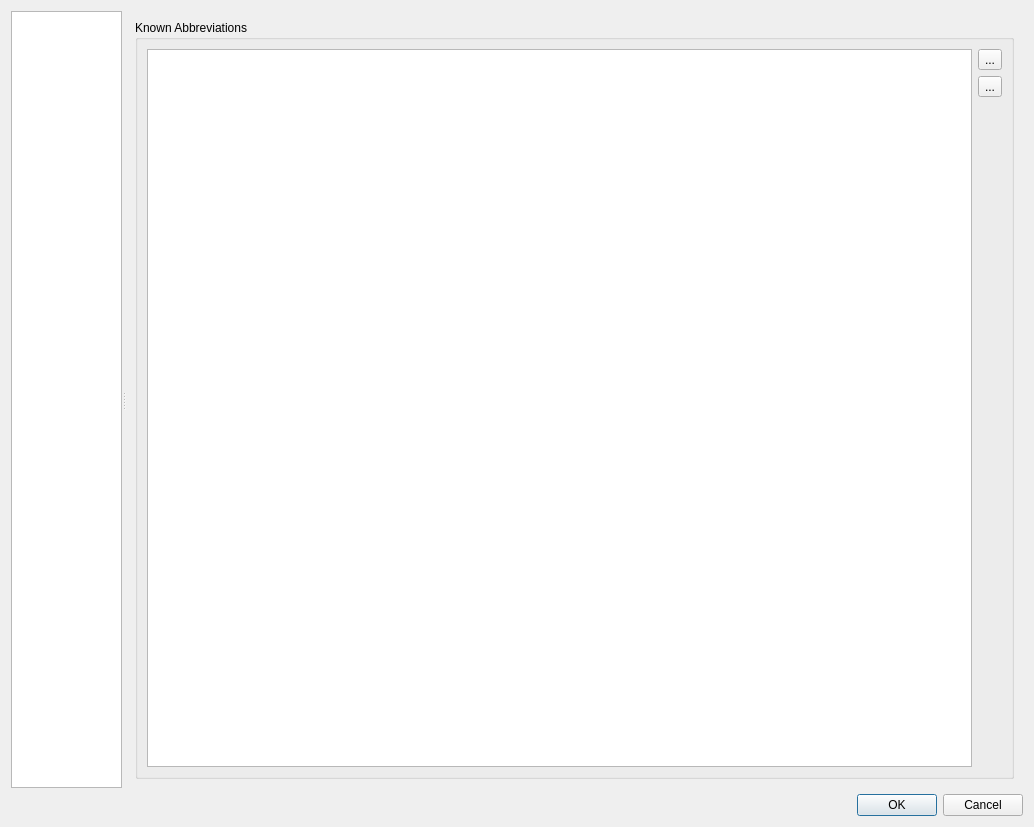
<?xml version="1.0" encoding="UTF-8"?>
<ui version="4.0">
 <class>NMediaManager::NUi::CPreferences</class>
 <widget class="QDialog" name="NMediaManager::NUi::CPreferences">
  <property name="geometry">
   <rect>
    <x>0</x>
    <y>0</y>
    <width>1034</width>
    <height>827</height>
   </rect>
  </property>
  <property name="windowTitle">
   <string>Preferences</string>
  </property>
  <layout class="QVBoxLayout" name="verticalLayout_7">
   <item>
    <widget class="QSplitter" name="splitter">
     <property name="orientation">
      <enum>Qt::Horizontal</enum>
     </property>
     <widget class="QTreeWidget" name="pageSelector">
      <property name="sizePolicy">
       <sizepolicy hsizetype="Expanding" vsizetype="Expanding">
        <horstretch>1</horstretch>
        <verstretch>0</verstretch>
       </sizepolicy>
      </property>
      <property name="alternatingRowColors">
       <bool>true</bool>
      </property>
      <property name="itemsExpandable">
       <bool>true</bool>
      </property>
      <attribute name="headerVisible">
       <bool>false</bool>
      </attribute>
      <column>
       <property name="text">
        <string>Name</string>
       </property>
      </column>
     </widget>
     <widget class="QStackedWidget" name="stackedWidget">
      <property name="sizePolicy">
       <sizepolicy hsizetype="Preferred" vsizetype="Preferred">
        <horstretch>3</horstretch>
        <verstretch>0</verstretch>
       </sizepolicy>
      </property>
      <property name="currentIndex">
       <number>3</number>
      </property>
      <widget class="QWidget" name="Extensions">
       <layout class="QGridLayout" name="gridLayout_8">
        <item row="1" column="0">
         <widget class="QLabel" name="label_2">
          <property name="text">
           <string>Subtitle Extensions:</string>
          </property>
         </widget>
        </item>
        <item row="0" column="1">
         <widget class="QLineEdit" name="mediaExtensions">
          <property name="sizePolicy">
           <sizepolicy hsizetype="Expanding" vsizetype="Fixed">
            <horstretch>0</horstretch>
            <verstretch>0</verstretch>
           </sizepolicy>
          </property>
          <property name="text">
           <string/>
          </property>
         </widget>
        </item>
        <item row="2" column="0">
         <spacer name="verticalSpacer_6">
          <property name="orientation">
           <enum>Qt::Vertical</enum>
          </property>
          <property name="sizeHint" stdset="0">
           <size>
            <width>20</width>
            <height>40</height>
           </size>
          </property>
         </spacer>
        </item>
        <item row="1" column="1">
         <widget class="QLineEdit" name="subtitleExtensions"/>
        </item>
        <item row="0" column="0">
         <widget class="QLabel" name="label_5">
          <property name="text">
           <string>Media Extensions:</string>
          </property>
         </widget>
        </item>
       </layout>
      </widget>
      <widget class="QWidget" name="Known_Strings____Remove_from_Paths">
       <layout class="QVBoxLayout" name="verticalLayout">
        <item>
         <widget class="QGroupBox" name="groupBox">
          <property name="title">
           <string>Known Strings to Remove from Paths:</string>
          </property>
          <layout class="QGridLayout" name="gridLayout">
           <item row="0" column="0" rowspan="3">
            <widget class="QListView" name="knownStrings"/>
           </item>
           <item row="2" column="1">
            <spacer name="verticalSpacer">
             <property name="orientation">
              <enum>Qt::Vertical</enum>
             </property>
             <property name="sizeHint" stdset="0">
              <size>
               <width>20</width>
               <height>174</height>
              </size>
             </property>
            </spacer>
           </item>
           <item row="0" column="1">
            <widget class="QToolButton" name="btnAddKnownString">
             <property name="text">
              <string>...</string>
             </property>
             <property name="icon">
              <iconset resource="../../SABUtils/resources/SABUtils.qrc">
               <normaloff>:/SABUtilsResources/add.png</normaloff>:/SABUtilsResources/add.png</iconset>
             </property>
            </widget>
           </item>
           <item row="1" column="1">
            <widget class="QToolButton" name="btnDelKnownString">
             <property name="text">
              <string>...</string>
             </property>
             <property name="icon">
              <iconset resource="../../SABUtils/resources/SABUtils.qrc">
               <normaloff>:/SABUtilsResources/delete.png</normaloff>:/SABUtilsResources/delete.png</iconset>
             </property>
            </widget>
           </item>
           <item row="3" column="0">
            <widget class="QLabel" name="label_14">
             <property name="text">
              <string>&lt;html&gt;&lt;head/&gt;&lt;body&gt;&lt;p&gt;Each string is matched when its matches as a whole word (surronded by a non-word characater of A-Z, a-z, 0-9 or _)&lt;br/&gt;&lt;br/&gt;If it contains a \, {, ?, or }; the string will be used as a regular expression itself..&lt;/p&gt;&lt;/body&gt;&lt;/html&gt;</string>
             </property>
             <property name="textFormat">
              <enum>Qt::RichText</enum>
             </property>
            </widget>
           </item>
          </layout>
         </widget>
        </item>
       </layout>
      </widget>
      <widget class="QWidget" name="Known_Strings____Extended__Extra_Information">
       <layout class="QVBoxLayout" name="verticalLayout_2">
        <item>
         <widget class="QGroupBox" name="groupBox_2">
          <property name="title">
           <string>Known Strings for Extended/Extra Information</string>
          </property>
          <layout class="QGridLayout" name="gridLayout_3">
           <item row="0" column="1">
            <widget class="QToolButton" name="btnAddExtraString">
             <property name="text">
              <string>...</string>
             </property>
             <property name="icon">
              <iconset resource="../../SABUtils/resources/SABUtils.qrc">
               <normaloff>:/SABUtilsResources/add.png</normaloff>:/SABUtilsResources/add.png</iconset>
             </property>
            </widget>
           </item>
           <item row="1" column="1">
            <widget class="QToolButton" name="btnDelExtraString">
             <property name="text">
              <string>...</string>
             </property>
             <property name="icon">
              <iconset resource="../../SABUtils/resources/SABUtils.qrc">
               <normaloff>:/SABUtilsResources/delete.png</normaloff>:/SABUtilsResources/delete.png</iconset>
             </property>
            </widget>
           </item>
           <item row="2" column="1">
            <spacer name="verticalSpacer_5">
             <property name="orientation">
              <enum>Qt::Vertical</enum>
             </property>
             <property name="sizeHint" stdset="0">
              <size>
               <width>20</width>
               <height>174</height>
              </size>
             </property>
            </spacer>
           </item>
           <item row="0" column="0" rowspan="3">
            <widget class="QListView" name="knownExtraStrings"/>
           </item>
          </layout>
         </widget>
        </item>
       </layout>
      </widget>
      <widget class="QWidget" name="Known_Strings____Known_Abbreviations">
       <layout class="QVBoxLayout" name="verticalLayout_3">
        <item>
         <widget class="QGroupBox" name="groupBox_3">
          <property name="title">
           <string>Known Abbreviations</string>
          </property>
          <layout class="QGridLayout" name="gridLayout_9">
           <item row="0" column="1">
            <widget class="QToolButton" name="btnAddAbbreviation">
             <property name="text">
              <string>...</string>
             </property>
             <property name="icon">
              <iconset resource="../../SABUtils/resources/SABUtils.qrc">
               <normaloff>:/SABUtilsResources/add.png</normaloff>:/SABUtilsResources/add.png</iconset>
             </property>
            </widget>
           </item>
           <item row="1" column="1">
            <widget class="QToolButton" name="btnDelAbbreviation">
             <property name="text">
              <string>...</string>
             </property>
             <property name="icon">
              <iconset resource="../../SABUtils/resources/SABUtils.qrc">
               <normaloff>:/SABUtilsResources/delete.png</normaloff>:/SABUtilsResources/delete.png</iconset>
             </property>
            </widget>
           </item>
           <item row="2" column="1">
            <spacer name="verticalSpacer_8">
             <property name="orientation">
              <enum>Qt::Vertical</enum>
             </property>
             <property name="sizeHint" stdset="0">
              <size>
               <width>20</width>
               <height>174</height>
              </size>
             </property>
            </spacer>
           </item>
           <item row="0" column="0" rowspan="3">
            <widget class="QTreeView" name="knownAbbreviations"/>
           </item>
          </layout>
         </widget>
        </item>
       </layout>
      </widget>
      <widget class="QWidget" name="Paths____Ignored_Paths">
       <layout class="QVBoxLayout" name="verticalLayout_5">
        <item>
         <widget class="QGroupBox" name="groupBox_4">
          <property name="title">
           <string>Path Names to Ignore</string>
          </property>
          <layout class="QGridLayout" name="gridLayout_10">
           <item row="0" column="0" rowspan="3">
            <widget class="QListView" name="pathNamesToIgnore"/>
           </item>
           <item row="0" column="1">
            <widget class="QToolButton" name="btnAddIgnorePathName">
             <property name="text">
              <string>...</string>
             </property>
             <property name="icon">
              <iconset resource="../../SABUtils/resources/SABUtils.qrc">
               <normaloff>:/SABUtilsResources/add.png</normaloff>:/SABUtilsResources/add.png</iconset>
             </property>
            </widget>
           </item>
           <item row="2" column="1">
            <spacer name="verticalSpacer_9">
             <property name="orientation">
              <enum>Qt::Vertical</enum>
             </property>
             <property name="sizeHint" stdset="0">
              <size>
               <width>20</width>
               <height>174</height>
              </size>
             </property>
            </spacer>
           </item>
           <item row="1" column="1">
            <widget class="QToolButton" name="btnDelIgnorePathName">
             <property name="text">
              <string>...</string>
             </property>
             <property name="icon">
              <iconset resource="../../SABUtils/resources/SABUtils.qrc">
               <normaloff>:/SABUtilsResources/delete.png</normaloff>:/SABUtilsResources/delete.png</iconset>
             </property>
            </widget>
           </item>
          </layout>
         </widget>
        </item>
       </layout>
      </widget>
      <widget class="QWidget" name="Paths____Skipped_Paths">
       <layout class="QVBoxLayout" name="verticalLayout_4">
        <item>
         <widget class="QGroupBox" name="groupBox_5">
          <property name="title">
           <string>Path Names to Skip</string>
          </property>
          <layout class="QGridLayout" name="gridLayout_11">
           <item row="1" column="1">
            <widget class="QToolButton" name="btnDelSkipPathName">
             <property name="text">
              <string>...</string>
             </property>
             <property name="icon">
              <iconset resource="../../SABUtils/resources/SABUtils.qrc">
               <normaloff>:/SABUtilsResources/delete.png</normaloff>:/SABUtilsResources/delete.png</iconset>
             </property>
            </widget>
           </item>
           <item row="0" column="1">
            <widget class="QToolButton" name="btnAddSkipPathName">
             <property name="text">
              <string>...</string>
             </property>
             <property name="icon">
              <iconset resource="../../SABUtils/resources/SABUtils.qrc">
               <normaloff>:/SABUtilsResources/add.png</normaloff>:/SABUtilsResources/add.png</iconset>
             </property>
            </widget>
           </item>
           <item row="2" column="1">
            <spacer name="verticalSpacer_10">
             <property name="orientation">
              <enum>Qt::Vertical</enum>
             </property>
             <property name="sizeHint" stdset="0">
              <size>
               <width>20</width>
               <height>174</height>
              </size>
             </property>
            </spacer>
           </item>
           <item row="0" column="0" rowspan="3">
            <widget class="QListView" name="pathNamesToSkip"/>
           </item>
          </layout>
         </widget>
        </item>
       </layout>
      </widget>
      <widget class="QWidget" name="Paths____Paths_to_Delete">
       <layout class="QVBoxLayout" name="verticalLayout_6">
        <item>
         <widget class="QGroupBox" name="groupBox_6">
          <property name="title">
           <string>Paths to Delete</string>
          </property>
          <layout class="QGridLayout" name="gridLayout_12">
           <item row="2" column="1">
            <spacer name="verticalSpacer_11">
             <property name="orientation">
              <enum>Qt::Vertical</enum>
             </property>
             <property name="sizeHint" stdset="0">
              <size>
               <width>20</width>
               <height>174</height>
              </size>
             </property>
            </spacer>
           </item>
           <item row="1" column="1">
            <widget class="QToolButton" name="btnDelPathToDelete">
             <property name="text">
              <string>...</string>
             </property>
             <property name="icon">
              <iconset resource="../../SABUtils/resources/SABUtils.qrc">
               <normaloff>:/SABUtilsResources/delete.png</normaloff>:/SABUtilsResources/delete.png</iconset>
             </property>
            </widget>
           </item>
           <item row="0" column="0" rowspan="3">
            <widget class="QListView" name="pathsToDelete"/>
           </item>
           <item row="0" column="1">
            <widget class="QToolButton" name="btnAddPathToDelete">
             <property name="text">
              <string>...</string>
             </property>
             <property name="icon">
              <iconset resource="../../SABUtils/resources/SABUtils.qrc">
               <normaloff>:/SABUtilsResources/add.png</normaloff>:/SABUtilsResources/add.png</iconset>
             </property>
            </widget>
           </item>
           <item row="3" column="0">
            <widget class="QLabel" name="label_13">
             <property name="text">
              <string>glob expressions (*,? etc are acceptable)</string>
             </property>
            </widget>
           </item>
          </layout>
         </widget>
        </item>
       </layout>
      </widget>
      <widget class="QWidget" name="Transformation_Settings">
       <layout class="QGridLayout" name="gridLayout_7">
        <item row="0" column="0" colspan="2">
         <widget class="QCheckBox" name="treatAsTVShowByDefault">
          <property name="text">
           <string>Treat as TV Show by default? (when auto determine fails)</string>
          </property>
         </widget>
        </item>
        <item row="1" column="0" colspan="2">
         <widget class="QCheckBox" name="exactMatchesOnly">
          <property name="text">
           <string>Exact Matches Only?</string>
          </property>
         </widget>
        </item>
        <item row="2" column="0">
         <spacer name="verticalSpacer_7">
          <property name="orientation">
           <enum>Qt::Vertical</enum>
          </property>
          <property name="sizeHint" stdset="0">
           <size>
            <width>20</width>
            <height>40</height>
           </size>
          </property>
         </spacer>
        </item>
       </layout>
      </widget>
      <widget class="QWidget" name="Transformation_Settings____TV_Shows">
       <layout class="QGridLayout" name="gridLayout_4">
        <item row="1" column="0">
         <widget class="QLabel" name="label_6">
          <property name="text">
           <string>Output File Template:</string>
          </property>
         </widget>
        </item>
        <item row="0" column="1">
         <widget class="QLineEdit" name="tvOutDirPattern">
          <property name="sizePolicy">
           <sizepolicy hsizetype="Expanding" vsizetype="Fixed">
            <horstretch>0</horstretch>
            <verstretch>0</verstretch>
           </sizepolicy>
          </property>
          <property name="text">
           <string/>
          </property>
         </widget>
        </item>
        <item row="0" column="0">
         <widget class="QLabel" name="label_10">
          <property name="text">
           <string>Output Directory Template:</string>
          </property>
         </widget>
        </item>
        <item row="3" column="0" colspan="2">
         <widget class="QLabel" name="label_3">
          <property name="text">
           <string>&lt;html&gt;&lt;head/&gt;&lt;body&gt;&lt;p&gt;In the output names, use the following tags:&lt;/p&gt;&lt;ul style=&quot;margin-top: 0px; margin-bottom: 0px; margin-left: 0px; margin-right: 0px; -qt-list-indent: 1;&quot;&gt;&lt;li style=&quot; margin-top:12px; margin-bottom:0px; margin-left:0px; margin-right:0px; -qt-block-indent:0; text-indent:0px;&quot;&gt;&amp;lt;title&amp;gt;: Program/Movie Title&lt;/li&gt;&lt;li style=&quot; margin-top:0px; margin-bottom:0px; margin-left:0px; margin-right:0px; -qt-block-indent:0; text-indent:0px;&quot;&gt;&amp;lt;year&amp;gt;: Release Year&lt;/li&gt;&lt;li style=&quot; margin-top:0px; margin-bottom:0px; margin-left:0px; margin-right:0px; -qt-block-indent:0; text-indent:0px;&quot;&gt;&amp;lt;tmdbid&amp;gt;: The Movie Database ID&lt;/li&gt;&lt;li style=&quot; margin-top:0px; margin-bottom:0px; margin-left:0px; margin-right:0px; -qt-block-indent:0; text-indent:0px;&quot;&gt;&amp;lt;season&amp;gt;: Season Number&lt;/li&gt;&lt;li style=&quot; margin-top:0px; margin-bottom:0px; margin-left:0px; margin-right:0px; -qt-block-indent:0; text-indent:0px;&quot;&gt;&amp;lt;episode&amp;gt;: Episode Number&lt;/li&gt;&lt;li style=&quot; margin-top:0px; margin-bottom:0px; margin-left:0px; margin-right:0px; -qt-block-indent:0; text-indent:0px;&quot;&gt;&amp;lt;episode_title&amp;gt;: Episode Title/Name&lt;/li&gt;&lt;li style=&quot; margin-top:0px; margin-bottom:12px; margin-left:0px; margin-right:0px; -qt-block-indent:0; text-indent:0px;&quot;&gt;&amp;lt;extra_info&amp;gt;: Extra Information (Such as Unrated/Work Copy)&lt;/li&gt;&lt;/ul&gt;&lt;p&gt;If the field is optional/may not exist (extra_info for example) you may wrap the pattern in {}. For example:&lt;/p&gt;&lt;ul style=&quot;margin-top: 0px; margin-bottom: 0px; margin-left: 0px; margin-right: 0px; -qt-list-indent: 1;&quot;&gt;&lt;li style=&quot; margin-top:0px; margin-bottom:12px; margin-left:0px; margin-right:0px; -qt-block-indent:0; text-indent:0px;&quot;&gt;{ - &amp;lt;extra_info&amp;gt;}:extra_info&lt;/li&gt;&lt;/ul&gt;&lt;/body&gt;&lt;/html&gt;</string>
          </property>
          <property name="wordWrap">
           <bool>true</bool>
          </property>
         </widget>
        </item>
        <item row="1" column="1">
         <widget class="QLineEdit" name="tvOutFilePattern"/>
        </item>
        <item row="4" column="0">
         <spacer name="verticalSpacer_2">
          <property name="orientation">
           <enum>Qt::Vertical</enum>
          </property>
          <property name="sizeHint" stdset="0">
           <size>
            <width>20</width>
            <height>40</height>
           </size>
          </property>
         </spacer>
        </item>
       </layout>
      </widget>
      <widget class="QWidget" name="Transformation_Settings____Movies">
       <layout class="QGridLayout" name="gridLayout_5">
        <item row="1" column="1">
         <widget class="QLineEdit" name="movieOutFilePattern"/>
        </item>
        <item row="0" column="1">
         <widget class="QLineEdit" name="movieOutDirPattern">
          <property name="sizePolicy">
           <sizepolicy hsizetype="Expanding" vsizetype="Fixed">
            <horstretch>0</horstretch>
            <verstretch>0</verstretch>
           </sizepolicy>
          </property>
          <property name="text">
           <string/>
          </property>
         </widget>
        </item>
        <item row="0" column="0">
         <widget class="QLabel" name="label_9">
          <property name="text">
           <string>Output Directory Template:</string>
          </property>
         </widget>
        </item>
        <item row="3" column="0" colspan="3">
         <widget class="QLabel" name="label_4">
          <property name="text">
           <string>&lt;html&gt;&lt;head/&gt;&lt;body&gt;&lt;p&gt;In the output names, use the following tags:&lt;/p&gt;&lt;ul style=&quot;margin-top: 0px; margin-bottom: 0px; margin-left: 0px; margin-right: 0px; -qt-list-indent: 1;&quot;&gt;&lt;li style=&quot; margin-top:12px; margin-bottom:0px; margin-left:0px; margin-right:0px; -qt-block-indent:0; text-indent:0px;&quot;&gt;&amp;lt;title&amp;gt;: Program/Movie Title&lt;/li&gt;&lt;li style=&quot; margin-top:0px; margin-bottom:0px; margin-left:0px; margin-right:0px; -qt-block-indent:0; text-indent:0px;&quot;&gt;&amp;lt;year&amp;gt;: Release Year&lt;/li&gt;&lt;li style=&quot; margin-top:0px; margin-bottom:0px; margin-left:0px; margin-right:0px; -qt-block-indent:0; text-indent:0px;&quot;&gt;&amp;lt;tmdbid&amp;gt;: The Movie Database ID&lt;/li&gt;&lt;li style=&quot; margin-top:0px; margin-bottom:12px; margin-left:0px; margin-right:0px; -qt-block-indent:0; text-indent:0px;&quot;&gt;&amp;lt;extra_info&amp;gt;: Extra Information (Such as Unrated/Work Copy)&lt;/li&gt;&lt;/ul&gt;&lt;p&gt;If the field is optional/may not exist (extra_info for example) you may wrap the pattern in {}. For example:&lt;/p&gt;&lt;ul style=&quot;margin-top: 0px; margin-bottom: 0px; margin-left: 0px; margin-right: 0px; -qt-list-indent: 1;&quot;&gt;&lt;li style=&quot; margin-top:0px; margin-bottom:12px; margin-left:0px; margin-right:0px; -qt-block-indent:0; text-indent:0px;&quot;&gt;{ - &amp;lt;extra_info&amp;gt;}:extra_info&lt;br/&gt;&lt;/li&gt;&lt;/ul&gt;&lt;p&gt;&lt;br/&gt;&lt;/p&gt;&lt;/body&gt;&lt;/html&gt;</string>
          </property>
          <property name="wordWrap">
           <bool>true</bool>
          </property>
         </widget>
        </item>
        <item row="1" column="0">
         <widget class="QLabel" name="label_7">
          <property name="text">
           <string>Output File Template:</string>
          </property>
         </widget>
        </item>
        <item row="4" column="0">
         <spacer name="verticalSpacer_3">
          <property name="orientation">
           <enum>Qt::Vertical</enum>
          </property>
          <property name="sizeHint" stdset="0">
           <size>
            <width>20</width>
            <height>309</height>
           </size>
          </property>
         </spacer>
        </item>
       </layout>
      </widget>
      <widget class="QWidget" name="External_Tools">
       <layout class="QGridLayout" name="gridLayout_6">
        <item row="4" column="0">
         <spacer name="verticalSpacer_4">
          <property name="orientation">
           <enum>Qt::Vertical</enum>
          </property>
          <property name="sizeHint" stdset="0">
           <size>
            <width>20</width>
            <height>40</height>
           </size>
          </property>
         </spacer>
        </item>
        <item row="1" column="1">
         <widget class="NSABUtils::CPathBasedDelayLineEdit" name="mkvPropEditExe">
          <property name="sizePolicy">
           <sizepolicy hsizetype="Expanding" vsizetype="Fixed">
            <horstretch>0</horstretch>
            <verstretch>0</verstretch>
           </sizepolicy>
          </property>
         </widget>
        </item>
        <item row="2" column="0">
         <widget class="QLabel" name="label_11">
          <property name="text">
           <string>ffmpeg Executable:</string>
          </property>
          <property name="alignment">
           <set>Qt::AlignRight|Qt::AlignTrailing|Qt::AlignVCenter</set>
          </property>
         </widget>
        </item>
        <item row="2" column="2">
         <widget class="QToolButton" name="btnSelectFFMpegExe">
          <property name="text">
           <string>...</string>
          </property>
          <property name="icon">
           <iconset resource="../../SABUtils/resources/SABUtils.qrc">
            <normaloff>:/SABUtilsResources/open.png</normaloff>:/SABUtilsResources/open.png</iconset>
          </property>
         </widget>
        </item>
        <item row="0" column="1">
         <widget class="NSABUtils::CPathBasedDelayLineEdit" name="mkvMergeExe">
          <property name="sizePolicy">
           <sizepolicy hsizetype="Expanding" vsizetype="Fixed">
            <horstretch>0</horstretch>
            <verstretch>0</verstretch>
           </sizepolicy>
          </property>
         </widget>
        </item>
        <item row="2" column="1">
         <widget class="NSABUtils::CPathBasedDelayLineEdit" name="ffmpegExe"/>
        </item>
        <item row="1" column="0">
         <widget class="QLabel" name="label_8">
          <property name="text">
           <string>mkvpropedit Executable:</string>
          </property>
          <property name="alignment">
           <set>Qt::AlignRight|Qt::AlignTrailing|Qt::AlignVCenter</set>
          </property>
         </widget>
        </item>
        <item row="0" column="0">
         <widget class="QLabel" name="label">
          <property name="text">
           <string>mkvmerge Executable:</string>
          </property>
          <property name="alignment">
           <set>Qt::AlignRight|Qt::AlignTrailing|Qt::AlignVCenter</set>
          </property>
         </widget>
        </item>
        <item row="0" column="2">
         <widget class="QToolButton" name="btnSelectMKVMergeExe">
          <property name="text">
           <string>...</string>
          </property>
          <property name="icon">
           <iconset resource="../../SABUtils/resources/SABUtils.qrc">
            <normaloff>:/SABUtilsResources/open.png</normaloff>:/SABUtilsResources/open.png</iconset>
          </property>
         </widget>
        </item>
        <item row="1" column="2">
         <widget class="QToolButton" name="btnSelectMKVPropEditExe">
          <property name="text">
           <string>...</string>
          </property>
          <property name="icon">
           <iconset resource="../../SABUtils/resources/SABUtils.qrc">
            <normaloff>:/SABUtilsResources/open.png</normaloff>:/SABUtilsResources/open.png</iconset>
          </property>
         </widget>
        </item>
        <item row="3" column="0">
         <widget class="QLabel" name="label_12">
          <property name="text">
           <string>ffprobe Executble:</string>
          </property>
          <property name="alignment">
           <set>Qt::AlignRight|Qt::AlignTrailing|Qt::AlignVCenter</set>
          </property>
         </widget>
        </item>
        <item row="3" column="1">
         <widget class="NSABUtils::CPathBasedDelayLineEdit" name="ffprobeExe"/>
        </item>
        <item row="3" column="2">
         <widget class="QToolButton" name="btnSelectFFProbeExe">
          <property name="text">
           <string>...</string>
          </property>
          <property name="icon">
           <iconset resource="../../SABUtils/resources/SABUtils.qrc">
            <normaloff>:/SABUtilsResources/open.png</normaloff>:/SABUtilsResources/open.png</iconset>
          </property>
         </widget>
        </item>
       </layout>
      </widget>
     </widget>
    </widget>
   </item>
   <item>
    <widget class="QDialogButtonBox" name="buttonBox">
     <property name="orientation">
      <enum>Qt::Horizontal</enum>
     </property>
     <property name="standardButtons">
      <set>QDialogButtonBox::Cancel|QDialogButtonBox::Ok</set>
     </property>
    </widget>
   </item>
  </layout>
 </widget>
 <customwidgets>
  <customwidget>
   <class>NSABUtils::CPathBasedDelayLineEdit</class>
   <extends>QLineEdit</extends>
   <header>SABUtils/DelayLineEdit.h</header>
  </customwidget>
 </customwidgets>
 <tabstops>
  <tabstop>mediaExtensions</tabstop>
  <tabstop>subtitleExtensions</tabstop>
  <tabstop>knownStrings</tabstop>
  <tabstop>btnAddKnownString</tabstop>
  <tabstop>btnDelKnownString</tabstop>
  <tabstop>treatAsTVShowByDefault</tabstop>
  <tabstop>exactMatchesOnly</tabstop>
  <tabstop>tvOutDirPattern</tabstop>
  <tabstop>tvOutFilePattern</tabstop>
  <tabstop>movieOutDirPattern</tabstop>
  <tabstop>movieOutFilePattern</tabstop>
  <tabstop>mkvMergeExe</tabstop>
  <tabstop>btnSelectMKVMergeExe</tabstop>
  <tabstop>mkvPropEditExe</tabstop>
  <tabstop>btnSelectMKVPropEditExe</tabstop>
  <tabstop>ffmpegExe</tabstop>
  <tabstop>btnSelectFFMpegExe</tabstop>
  <tabstop>ffprobeExe</tabstop>
  <tabstop>btnSelectFFProbeExe</tabstop>
  <tabstop>stackedWidget</tabstop>
 </tabstops>
 <resources>
  <include location="../application.qrc"/>
  <include location="../../SABUtils/resources/SABUtils.qrc"/>
 </resources>
 <connections>
  <connection>
   <sender>buttonBox</sender>
   <signal>accepted()</signal>
   <receiver>NMediaManager::NUi::CPreferences</receiver>
   <slot>accept()</slot>
   <hints>
    <hint type="sourcelabel">
     <x>248</x>
     <y>254</y>
    </hint>
    <hint type="destinationlabel">
     <x>157</x>
     <y>274</y>
    </hint>
   </hints>
  </connection>
  <connection>
   <sender>buttonBox</sender>
   <signal>rejected()</signal>
   <receiver>NMediaManager::NUi::CPreferences</receiver>
   <slot>reject()</slot>
   <hints>
    <hint type="sourcelabel">
     <x>316</x>
     <y>260</y>
    </hint>
    <hint type="destinationlabel">
     <x>286</x>
     <y>274</y>
    </hint>
   </hints>
  </connection>
 </connections>
</ui>
